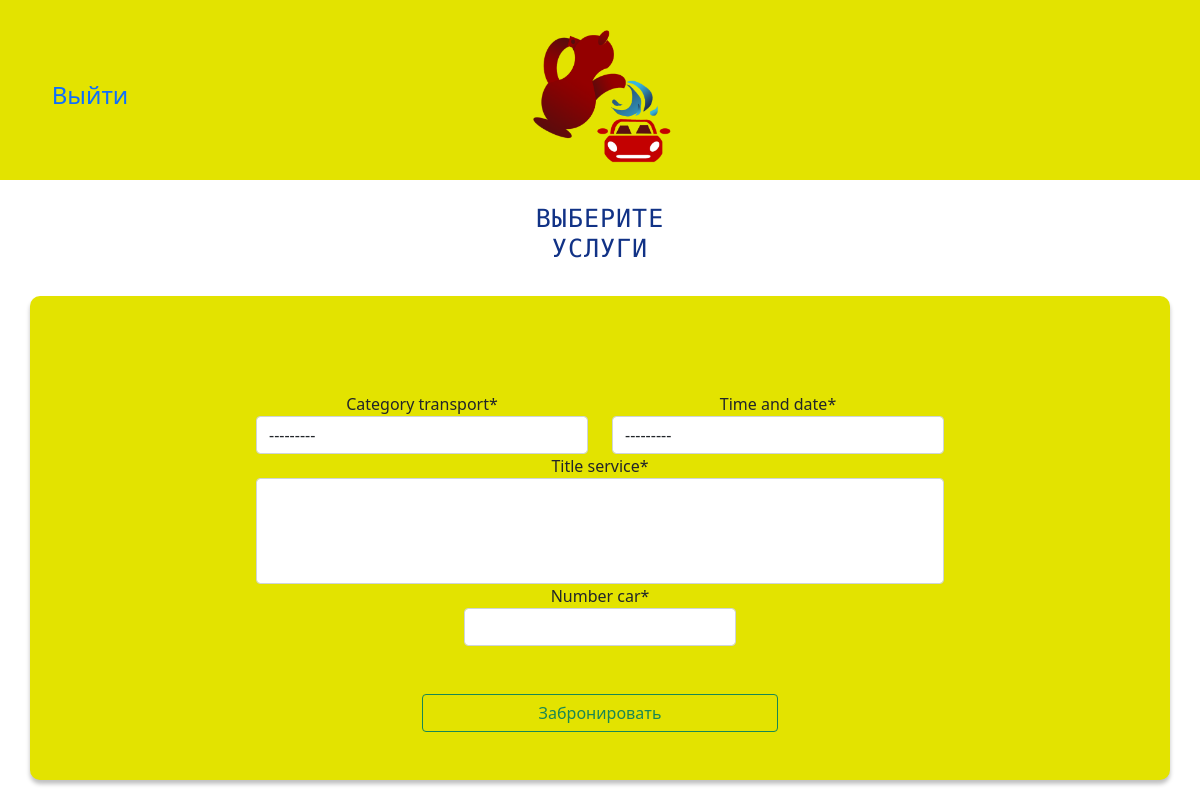
Before: /booking/ with the older database file.
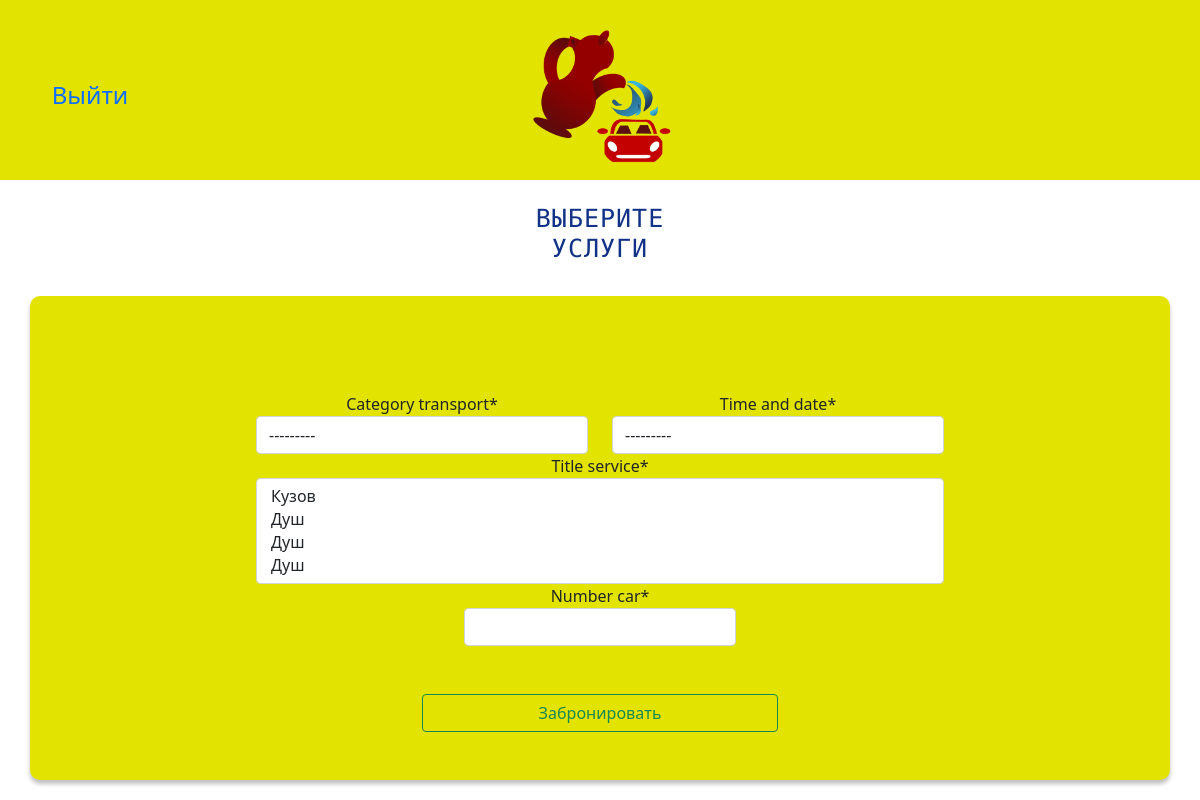
After: the same page with the newer database file.
### kumgan/models.py (models this page shows, shortened)
class Services(models.Model):
    title_service = models.CharField(max_length=20)
    price_service = models.IntegerField(verbose_name='Цена')
    amount = models.IntegerField(default=1, verbose_name="Количество")
    category_transport = models.ForeignKey(Category_Transport,
                                           on_delete=models.CASCADE, related_name="category_transport")
    def __str__(self):
        return str(self.title_service)
    class Meta:
        verbose_name = 'Service'
        verbose_name_plural = 'Services'

### kumgan/views.py (the view, shortened to what this page needs)
# urls.py: path('booking/', views.BookingCreateView.as_view(), name='booking'),
class BookingCreateView(CreateView):
    fields = ['category_transport', 'time_and_date', 'title_service', 'number_car']
    template_name = 'kumgan/booking.html'
    def get_queryset(self):
        return Booking.objects.all()

### kumgan/models.py (called while the page is built)
    def __str__(self):
        return str(self.time_date)

    def __str__(self):
        return self.type_of_car

### kumgan/templates/kumgan/booking.html (shortened to what this page needs)
{% extends 'kumgan/base.html' %}
{% load crispy_forms_filters %}
{% load static %}
{% load crispy_forms_tags %}
{% block title_page %}
    <span class="container">
    <div class="row text-center justify-content-center">
        <h2 class="col-2 title_of_page">Выберите Услуги</h2>
    </div>
    </span>
{% endblock title_page %}
{% block content %}
    <div class="container pt-5 border_time_date_card">
    <div class="row justify-content-center text-center">
        <div class="col-8">
            <form class="pt-5" method="post">
                <div class="container">
                    <div class="row justify-content-center">
                        <div class="col-6">{{ form.category_transport|as_crispy_field }}</div>
                         <div class="col-6">{{ form.time_and_date|as_crispy_field }}</div>
                         <div class="col-12">{{ form.title_service |as_crispy_field }}</div>
                         <div class="col-5">{{ form.number_car|as_crispy_field }}</div>
                        <button id="button_index" type="submit" class="btn btn-outline-success text-center w-50 m-5">
                            Забронировать
                        </button>
                    </div>
                </div>
            </form>
        </div>
    </div>
</div>
{% endblock content %}

Changed rows visible on the page:
added Services: category_transport "---------"
added Services: title_service "Кузов / Душ / Душ / Душ"
Other visible differences:
form field category_transport: "---------" → (not shown)
